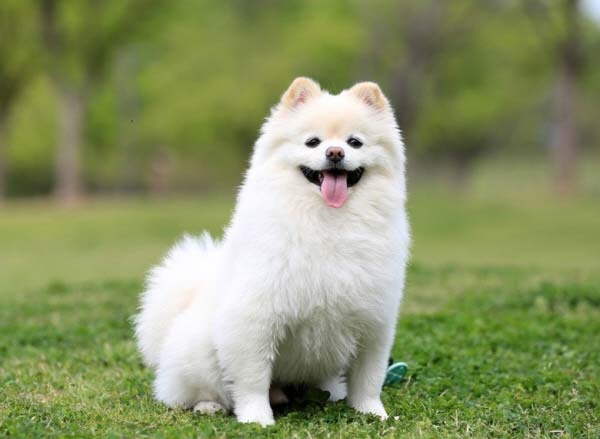
#> input picture 2025/Python/opencv/day1/dog.jpg, 600 x 439 px, found by its file name
$ python Ex1.py
#> lines starting #> are read from the running program, lines starting #| are printed output that depends on the picture
import cv2
import matplotlib.pyplot as plt

# img = cv2.imread('2025/Python/opencv/day1/dog.jpg', cv2.IMREAD_COLOR)
img1 = cv2.imread('2025/Python/opencv/day1/dog.jpg', cv2.IMREAD_GRAYSCALE)
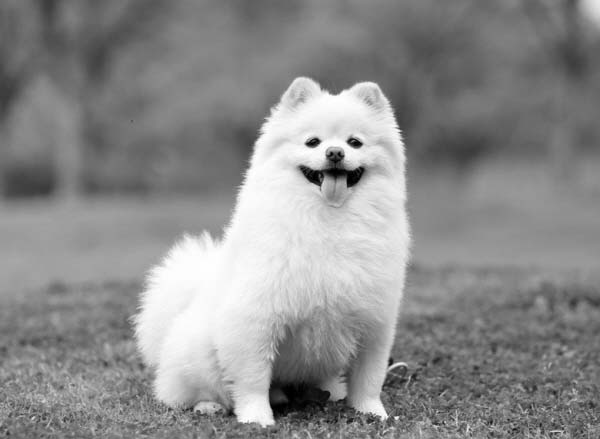
#> img1: shape (439, 600); min 0, max 255, mean 139.9
img2= cv2.imread('2025/Python/opencv/day1/dog.jpg', cv2.IMREAD_COLOR)
#> img2 is the input picture: shape (439, 600, 3); mean B, G, R 102.3, 148.3, 137.9
img3= cv2.imread('2025/Python/opencv/day1/dog.jpg', cv2.IMREAD_COLOR_RGB)
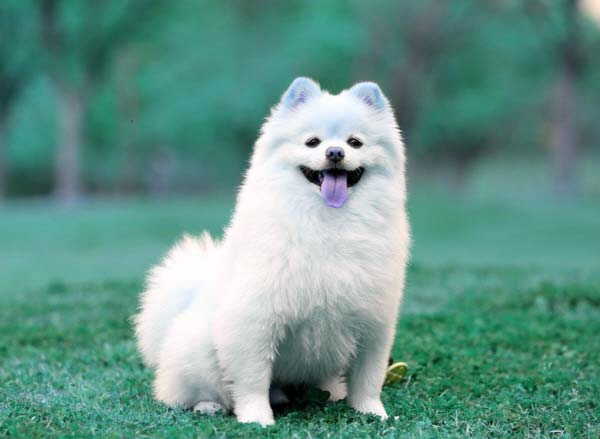
#> img3: shape (439, 600, 3); mean B, G, R 137.9, 148.3, 102.3
# cv2.namedWindow('m')
# cv2.imshow('m', img1)
rgb_img = cv2.cvtColor(img2, cv2.COLOR_BGR2RGB)
gry_img = cv2.cvtColor(img2, cv2.COLOR_BGR2GRAY)
print(type(img1))
#| <class 'numpy.ndarray'>
print(type(img2))
#| <class 'numpy.ndarray'>
cv2.imshow('img1', rgb_img)
cv2.imshow('img2', gry_img)
cv2.waitKey()
# plt.imshow(img2)
plt.show()
cv2.destroyAllWindows()
